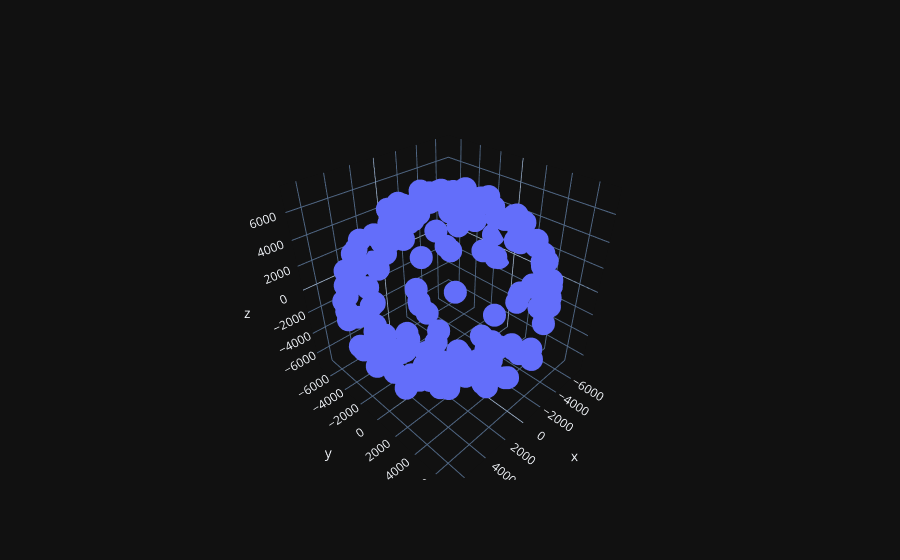
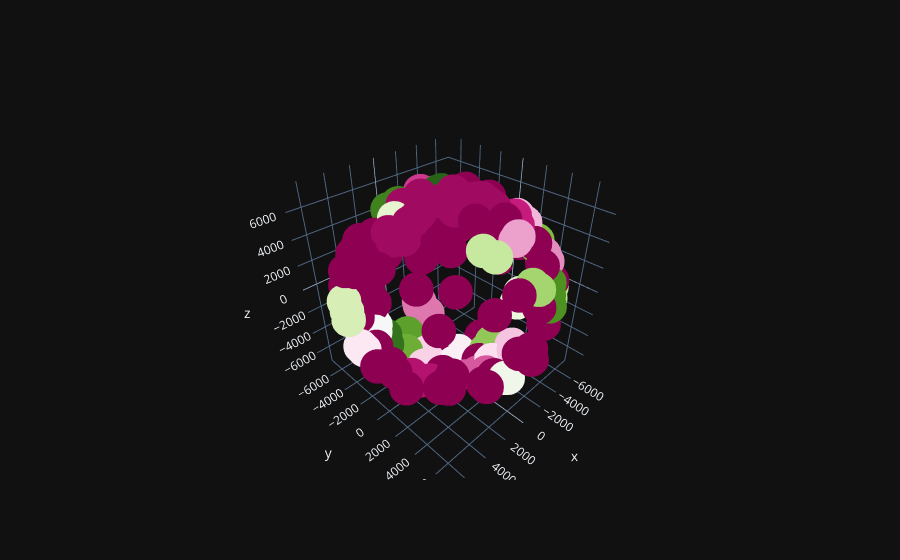

The notebook cell saved with these charts, in order:
### Code cell
data_cosmos_satellite_iridium = pd.read_csv('Data/iridium.csv')

with open('Data/iridium.csv') as f:
        lines = omm.parse_csv(f)
        fields = [field for field in lines]

R = []

for i in range(169):
    field = fields[i]
    sat = Satrec()
    satellite = omm.initialize(sat, field)
    jd, fr = 2460334.5, 0.8473379629629629
    e, r, v = sat.sgp4(jd, fr)
    R.append(r)

data_garbage_iridium = np.array(R)
data_garbage_iridium = data_garbage_iridium[~np.isnan(data_garbage_iridium).any(axis=1)]

fig = go.Figure(data=[go.Scatter3d(x=data_garbage_iridium[:,0], y=data_garbage_iridium[:,1], z=data_garbage_iridium[:,2],
                                   mode='markers')])
fig.show()



model = DBSCAN(eps=1000, min_samples=2)
model.fit_predict(data_garbage_iridium)
pred = model.fit_predict(data_garbage_iridium)

fig = go.Figure(data=[go.Scatter3d(x=data_garbage_iridium[:,0], y=data_garbage_iridium[:,1], z=data_garbage_iridium[:,2],
                                   mode='markers', marker={"size":12, "color":pred})])

fig.show()

print("number of cluster found: {}".format(len(set(model.labels_))))
print('cluster for each point: ', model.labels_)

### Figure 1 — Plotly figure (JSON) as saved in the notebook; plotly's stock layout.template omitted (floating-point values rounded to 4 significant figures; data arrays with more than 128 entries replaced by an {"elided": "..."} marker saying what was removed)
{"data": [{"mode": "markers", "x": {"elided": "169 float values"}, "y": {"elided": "169 float values"}, "z": {"elided": "169 float values"}, "type": "scatter3d"}], "layout": {}}

### Figure 2 — Plotly figure (JSON) as saved in the notebook; plotly's stock layout.template omitted (floating-point values rounded to 4 significant figures; data arrays with more than 128 entries replaced by an {"elided": "..."} marker saying what was removed)
{"data": [{"marker": {"color": {"elided": "169 int values"}, "size": 12}, "mode": "markers", "x": {"elided": "169 float values"}, "y": {"elided": "169 float values"}, "z": {"elided": "169 float values"}, "type": "scatter3d"}], "layout": {}}
